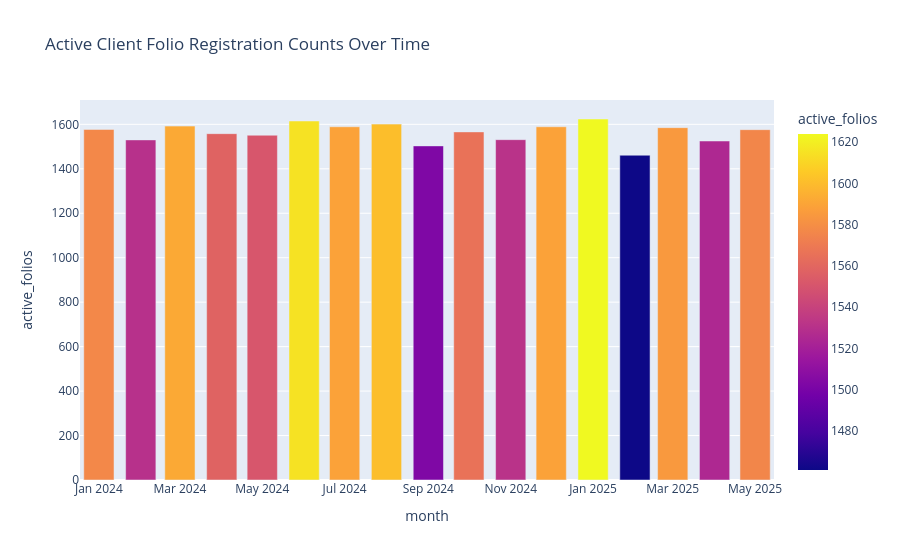

Here is the notebook cell this chart was saved with:
### Markdown cell above
### Task 7: Folio Count Growth Metrics

### Code cell
df_folio = pd.read_sql_query('SELECT strftime("%Y-%m", transaction_date) as month, COUNT(DISTINCT investor_id) as active_folios FROM fact_transactions GROUP BY month ORDER BY month ASC;', conn)
fig_folio = px.bar(df_folio, x='month', y='active_folios', title='Active Client Folio Registration Counts Over Time', color='active_folios')
fig_folio.show()

### Figure 1 — Plotly figure (JSON) as saved in the notebook; plotly's stock layout.template omitted (floating-point values rounded to 4 significant figures)
{"data": [{"hovertemplate": "month=%{x}<br>active_folios=%{marker.color}<extra></extra>", "legendgroup": "", "marker": {"color": [1577, 1530, 1592, 1558, 1551, 1615, 1589, 1601, 1503, 1566, 1531, 1589, 1624, 1461, 1585, 1525, 1576], "coloraxis": "coloraxis", "pattern": {"shape": ""}}, "name": "", "orientation": "v", "showlegend": false, "textposition": "auto", "type": "bar", "x": ["2024-01", "2024-02", "2024-03", "2024-04", "2024-05", "2024-06", "2024-07", "2024-08", "2024-09", "2024-10", "2024-11", "2024-12", "2025-01", "2025-02", "2025-03", "2025-04", "2025-05"], "xaxis": "x", "y": [1577, 1530, 1592, 1558, 1551, 1615, 1589, 1601, 1503, 1566, 1531, 1589, 1624, 1461, 1585, 1525, 1576], "yaxis": "y"}], "layout": {"barmode": "relative", "coloraxis": {"colorbar": {"title": {"text": "active_folios"}}, "colorscale": [[0, "#0d0887"], [0.1111, "#46039f"], [0.2222, "#7201a8"], [0.3333, "#9c179e"], [0.4444, "#bd3786"], [0.5556, "#d8576b"], [0.6667, "#ed7953"], [0.7778, "#fb9f3a"], [0.8889, "#fdca26"], [1, "#f0f921"]]}, "legend": {"tracegroupgap": 0}, "title": {"text": "Active Client Folio Registration Counts Over Time"}, "xaxis": {"anchor": "y", "domain": [0, 1], "title": {"text": "month"}}, "yaxis": {"anchor": "x", "domain": [0, 1], "title": {"text": "active_folios"}}}}
